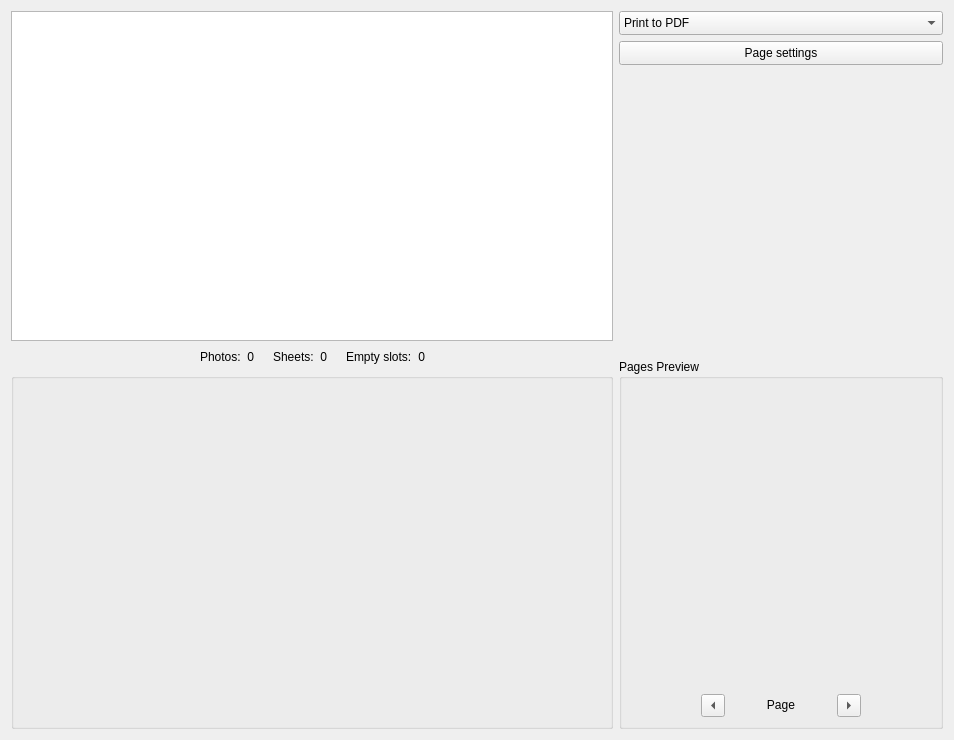
<?xml version="1.0" encoding="UTF-8"?>
<ui version="4.0">
 <class>AdvPrintPhotoPage</class>
 <widget class="QWidget" name="AdvPrintPhotoPage">
  <property name="geometry">
   <rect>
    <x>0</x>
    <y>0</y>
    <width>954</width>
    <height>740</height>
   </rect>
  </property>
  <property name="sizePolicy">
   <sizepolicy hsizetype="MinimumExpanding" vsizetype="MinimumExpanding">
    <horstretch>0</horstretch>
    <verstretch>0</verstretch>
   </sizepolicy>
  </property>
  <layout class="QGridLayout" name="gridLayout">
   <item row="0" column="0">
    <layout class="QHBoxLayout" name="horizontalLayout_11">
     <item>
      <layout class="QVBoxLayout" name="verticalLayout_10">
       <item>
        <layout class="QVBoxLayout" name="verticalLayout_9">
         <item>
          <widget class="QListWidget" name="ListPhotoSizes"/>
         </item>
         <item>
          <layout class="QHBoxLayout" name="horizontalLayout_3">
           <item>
            <spacer name="horizontalSpacer_7">
             <property name="orientation">
              <enum>Qt::Horizontal</enum>
             </property>
             <property name="sizeHint" stdset="0">
              <size>
               <width>13</width>
               <height>20</height>
              </size>
             </property>
            </spacer>
           </item>
           <item>
            <widget class="QLabel" name="TextLabel4_2">
             <property name="text">
              <string>Photos:</string>
             </property>
            </widget>
           </item>
           <item>
            <widget class="QLabel" name="LblPhotoCount">
             <property name="text">
              <string>&lt;p align=&quot;right&quot;&gt;0&lt;/p&gt;</string>
             </property>
            </widget>
           </item>
           <item>
            <spacer name="horizontalSpacer">
             <property name="orientation">
              <enum>Qt::Horizontal</enum>
             </property>
             <property name="sizeType">
              <enum>QSizePolicy::Fixed</enum>
             </property>
             <property name="sizeHint" stdset="0">
              <size>
               <width>13</width>
               <height>20</height>
              </size>
             </property>
            </spacer>
           </item>
           <item>
            <widget class="QLabel" name="TextLabel4">
             <property name="text">
              <string>Sheets:</string>
             </property>
            </widget>
           </item>
           <item>
            <widget class="QLabel" name="LblSheetsPrinted">
             <property name="text">
              <string>&lt;p align=&quot;right&quot;&gt;0&lt;/p&gt;</string>
             </property>
            </widget>
           </item>
           <item>
            <spacer name="horizontalSpacer_2">
             <property name="orientation">
              <enum>Qt::Horizontal</enum>
             </property>
             <property name="sizeType">
              <enum>QSizePolicy::Fixed</enum>
             </property>
             <property name="sizeHint" stdset="0">
              <size>
               <width>13</width>
               <height>20</height>
              </size>
             </property>
            </spacer>
           </item>
           <item>
            <widget class="QLabel" name="TextLabel6">
             <property name="text">
              <string>Empty slots:</string>
             </property>
            </widget>
           </item>
           <item>
            <widget class="QLabel" name="LblEmptySlots">
             <property name="text">
              <string>&lt;p align=&quot;right&quot;&gt;0&lt;/p&gt;</string>
             </property>
            </widget>
           </item>
           <item>
            <spacer name="horizontalSpacer_8">
             <property name="orientation">
              <enum>Qt::Horizontal</enum>
             </property>
             <property name="sizeHint" stdset="0">
              <size>
               <width>13</width>
               <height>20</height>
              </size>
             </property>
            </spacer>
           </item>
          </layout>
         </item>
        </layout>
       </item>
       <item>
        <widget class="QGroupBox" name="groupBox_2">
         <property name="minimumSize">
          <size>
           <width>200</width>
           <height>240</height>
          </size>
         </property>
         <property name="title">
          <string/>
         </property>
         <layout class="QVBoxLayout" name="verticalLayout_7">
          <item>
           <widget class="Digikam::DImagesList" name="mPrintList" native="true">
            <property name="sizePolicy">
             <sizepolicy hsizetype="Expanding" vsizetype="Expanding">
              <horstretch>0</horstretch>
              <verstretch>0</verstretch>
             </sizepolicy>
            </property>
            <property name="minimumSize">
             <size>
              <width>0</width>
              <height>0</height>
             </size>
            </property>
           </widget>
          </item>
         </layout>
        </widget>
       </item>
      </layout>
     </item>
     <item>
      <layout class="QVBoxLayout" name="verticalLayout_2">
       <item>
        <layout class="QVBoxLayout" name="verticalLayout_3">
         <item>
          <widget class="QComboBox" name="m_printer_choice">
           <property name="minimumSize">
            <size>
             <width>0</width>
             <height>24</height>
            </size>
           </property>
           <property name="insertPolicy">
            <enum>QComboBox::InsertAtTop</enum>
           </property>
           <item>
            <property name="text">
             <string>Print to PDF</string>
            </property>
           </item>
           <item>
            <property name="text">
             <string>Print to Image File</string>
            </property>
           </item>
           <item>
            <property name="text">
             <string>Print with Gimp</string>
            </property>
           </item>
          </widget>
         </item>
         <item>
          <widget class="QPushButton" name="m_pagesetup">
           <property name="minimumSize">
            <size>
             <width>0</width>
             <height>24</height>
            </size>
           </property>
           <property name="text">
            <string>Page settings</string>
           </property>
          </widget>
         </item>
        </layout>
       </item>
       <item>
        <spacer name="verticalSpacer">
         <property name="orientation">
          <enum>Qt::Vertical</enum>
         </property>
         <property name="sizeHint" stdset="0">
          <size>
           <width>20</width>
           <height>40</height>
          </size>
         </property>
        </spacer>
       </item>
       <item>
        <widget class="QGroupBox" name="groupBox">
         <property name="sizePolicy">
          <sizepolicy hsizetype="Maximum" vsizetype="Maximum">
           <horstretch>0</horstretch>
           <verstretch>0</verstretch>
          </sizepolicy>
         </property>
         <property name="minimumSize">
          <size>
           <width>300</width>
           <height>0</height>
          </size>
         </property>
         <property name="title">
          <string>Pages Preview</string>
         </property>
         <layout class="QHBoxLayout" name="horizontalLayout_8">
          <item>
           <layout class="QVBoxLayout" name="verticalLayout_12">
            <item>
             <widget class="QLabel" name="BmpFirstPagePreview">
              <property name="sizePolicy">
               <sizepolicy hsizetype="Maximum" vsizetype="Maximum">
                <horstretch>0</horstretch>
                <verstretch>0</verstretch>
               </sizepolicy>
              </property>
              <property name="minimumSize">
               <size>
                <width>300</width>
                <height>300</height>
               </size>
              </property>
              <property name="alignment">
               <set>Qt::AlignCenter</set>
              </property>
             </widget>
            </item>
            <item>
             <layout class="QVBoxLayout" name="verticalLayout">
              <item>
               <layout class="QHBoxLayout" name="horizontalLayout_2">
                <item>
                 <spacer name="horizontalSpacer_11">
                  <property name="orientation">
                   <enum>Qt::Horizontal</enum>
                  </property>
                  <property name="sizeHint" stdset="0">
                   <size>
                    <width>20</width>
                    <height>20</height>
                   </size>
                  </property>
                 </spacer>
                </item>
                <item>
                 <widget class="QToolButton" name="BtnPreviewPageDown">
                  <property name="maximumSize">
                   <size>
                    <width>30</width>
                    <height>32767</height>
                   </size>
                  </property>
                  <property name="toolTip">
                   <string>Previous photo</string>
                  </property>
                  <property name="whatsThis">
                   <string>Previous photo</string>
                  </property>
                  <property name="text">
                   <string>&lt;</string>
                  </property>
                  <property name="arrowType">
                   <enum>Qt::LeftArrow</enum>
                  </property>
                 </widget>
                </item>
                <item>
                 <widget class="QLabel" name="LblPreview">
                  <property name="sizePolicy">
                   <sizepolicy hsizetype="Preferred" vsizetype="Fixed">
                    <horstretch>0</horstretch>
                    <verstretch>0</verstretch>
                   </sizepolicy>
                  </property>
                  <property name="minimumSize">
                   <size>
                    <width>100</width>
                    <height>0</height>
                   </size>
                  </property>
                  <property name="text">
                   <string>Page</string>
                  </property>
                  <property name="alignment">
                   <set>Qt::AlignCenter</set>
                  </property>
                 </widget>
                </item>
                <item>
                 <widget class="QToolButton" name="BtnPreviewPageUp">
                  <property name="maximumSize">
                   <size>
                    <width>30</width>
                    <height>32767</height>
                   </size>
                  </property>
                  <property name="toolTip">
                   <string>Next page</string>
                  </property>
                  <property name="whatsThis">
                   <string>Next page</string>
                  </property>
                  <property name="text">
                   <string>&gt;</string>
                  </property>
                  <property name="arrowType">
                   <enum>Qt::RightArrow</enum>
                  </property>
                 </widget>
                </item>
                <item>
                 <spacer name="horizontalSpacer_10">
                  <property name="orientation">
                   <enum>Qt::Horizontal</enum>
                  </property>
                  <property name="sizeHint" stdset="0">
                   <size>
                    <width>20</width>
                    <height>20</height>
                   </size>
                  </property>
                 </spacer>
                </item>
               </layout>
              </item>
             </layout>
            </item>
           </layout>
          </item>
         </layout>
        </widget>
       </item>
      </layout>
     </item>
    </layout>
   </item>
  </layout>
 </widget>
 <customwidgets>
  <customwidget>
   <class>Digikam::DImagesList</class>
   <extends>QWidget</extends>
   <header>dimageslist.h</header>
   <container>1</container>
  </customwidget>
 </customwidgets>
 <tabstops>
  <tabstop>ListPhotoSizes</tabstop>
  <tabstop>BtnPreviewPageDown</tabstop>
  <tabstop>BtnPreviewPageUp</tabstop>
 </tabstops>
 <resources/>
 <connections/>
</ui>
